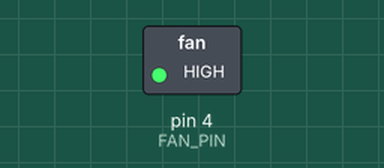
This program was run on a simulated Arduino Mega 2560, built with avr-gcc and run on an emulated ATmega2560. Shown: switched loads named in the program (green lamp = pin HIGH). Dashed ring = blinking.

Above: at 0.2 s.
Timing chart, 0 to 3.5 s (numbered marks = the images above):
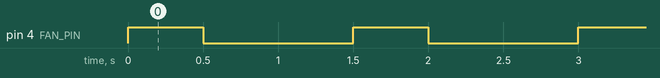

The program:

main.cpp
```cpp
#include <Arduino.h>
#include "../include/pins_creality_v114.h"
// put function declarations here:


void setup() {
  // put your setup code here, to run once:
pinMode(FAN_PIN, OUTPUT);
}

void loop() {
  digitalWrite(FAN_PIN, HIGH);   // turn the FAN_PIN on (HIGH is the voltage level)
  delay(500);                       // wait for a second
  digitalWrite(FAN_PIN, LOW);    // turn the FAN_PIN off by making the voltage LOW
  delay(1000);// put your main code here, to run repeatedly:
}
```

pins_creality_v114.h
```cpp
#ifndef PINS_CREALITY_V114_H
#define PINS_CREALITY_V114_H

// PORTB Pins
#define E0_DIR_PIN      (0)
#define E0_STEP_PIN     (1)
#define Z_DIR_PIN       (2)
#define Z_STEP_PIN      (3)
#define AVR_SS_PIN      (4)
#define FAN_PIN         (4)
#define SD_SS_PIN       (4)
#define AVR_MOSI_PIN    (5)
#define SD_MOSI_PIN     (5)
#define AVR_MISO_PIN    (6)
#define SD_MISO_PIN     (6)
#define AVR_SCK_PIN     (7)
#define SD_SCK_PIN      (7)

// PORTD Pins
#define RXD            (8)
#define TXD            (9)
#define BTN_EN2        (10)
#define BTN_EN1        (11)
#define HEATER_BED_PIN (12)
#define HEATER_0_PIN   (13)
#define E0_ENABLE_PIN  (14)
#define X_ENABLE_PIN   (14)
#define Y_ENABLE_PIN   (14)
#define X_STEP_PIN     (15)

// PORTC Pins
//#define BTN_ENC        (16)
//#define SCL            (16)
//#define LCD_PINS_ENABLE (17)
//#define SDA            (17)
#define X_MIN_PIN      (18)
#define X_STOP_PIN     (18)
#define Y_MIN_PIN      (19)
#define Y_STOP_PIN     (19)
#define Z_MIN_PIN      (20)
#define Z_STOP_PIN     (20)
#define X_DIR_PIN      (21)
#define Y_STEP_PIN     (22)
#define Y_DIR_PIN      (23)

// PORTA Pins
#define TEMP_0_PIN     (24)
#define TEMP_BED_PIN   (25)
#define Z_ENABLE_PIN   (26)
#define BEEPER_PIN     (27)
#define LCD_PINS_RS    (28)
#define LCD_PINS_D4    (30)
#define SDSS          (31)

#endif // PINS_CREALITY_V114_H


/**
  PIN:   0   Port: B0        E0_DIR_PIN                  protected
  PIN:   1   Port: B1        E0_STEP_PIN                 protected
  PIN:   2   Port: B2        Z_DIR_PIN                   protected
  PIN:   3   Port: B3        Z_STEP_PIN                  protected
  PIN:   4   Port: B4        AVR_SS_PIN                  protected
  .                          FAN_PIN                     protected
  .                       SD_SS_PIN                      protected
  PIN:   5   Port: B5        AVR_MOSI_PIN                Output = 1
  .                       SD_MOSI_PIN                    Output = 1
  PIN:   6   Port: B6        AVR_MISO_PIN                Input  = 0    TIMER3A   PWM:     0    WGM: 1    COM3A: 0    CS: 3    TCCR3A: 1    TCCR3B: 3    TIMSK3: 0
  .                       SD_MISO_PIN                    Input  = 0
  PIN:   7   Port: B7        AVR_SCK_PIN                 Output = 0    TIMER3B   PWM:     0    WGM: 1    COM3B: 0    CS: 3    TCCR3A: 1    TCCR3B: 3    TIMSK3: 0
  .                       SD_SCK_PIN                     Output = 0
  PIN:   8   Port: D0        RXD                         Input  = 1
  PIN:   9   Port: D1        TXD                         Input  = 0
  PIN:  10   Port: D2        BTN_EN2                     Input  = 1
  PIN:  11   Port: D3        BTN_EN1                     Input  = 1
  PIN:  12   Port: D4        HEATER_BED_PIN              protected
  PIN:  13   Port: D5        HEATER_0_PIN                protected
  PIN:  14   Port: D6        E0_ENABLE_PIN               protected
  .                          X_ENABLE_PIN                protected
  .                          Y_ENABLE_PIN                protected
  PIN:  15   Port: D7        X_STEP_PIN                  protected
  PIN:  16   Port: C0        BTN_ENC                     Input  = 1
  .                          SCL                         Input  = 1
  PIN:  17   Port: C1        LCD_PINS_ENABLE             Output = 0
  .                          SDA                         Output = 0
  PIN:  18   Port: C2        X_MIN_PIN                   protected
  .                          X_STOP_PIN                  protected
  PIN:  19   Port: C3        Y_MIN_PIN                   protected
  .                          Y_STOP_PIN                  protected
  PIN:  20   Port: C4        Z_MIN_PIN                   protected
  .                          Z_STOP_PIN                  protected
  PIN:  21   Port: C5        X_DIR_PIN                   protected
  PIN:  22   Port: C6        Y_STEP_PIN                  protected
  PIN:  23   Port: C7        Y_DIR_PIN                   protected
  PIN:  24   Port: A7        TEMP_0_PIN                  protected
  PIN:  25   Port: A6        TEMP_BED_PIN                protected
  PIN:  26   Port: A5        Z_ENABLE_PIN                protected
  PIN:  27   Port: A4        BEEPER_PIN                  Output = 0
  PIN:  28   Port: A3        LCD_PINS_RS                 Output = 0
  PIN:  29   Port: A2        <unused/unknown>            Input  = 0
  PIN:  30   Port: A1        LCD_PINS_D4                 Output = 1
  PIN:  31   Port: A0        SDSS                        Output = 1
*/

/**
 *    EXP1 Connector                      EXP1 as CR10 STOCKDISPLAY
 *        ------                                      ------
 *   PA4 | 1  2 | PC0                     BEEPER_PIN | 1  2 | BTN_ENC
 *   PD3 | 3  4 | RESET                      BTN_EN1 | 3  4 | RESET
 *   PD2   5  6 | PA1                        BTN_EN2   5  6 | LCD_PINS_D4     (ST9720 CLK)
 *   PA3 | 7  8 | PC1        (ST9720 CS) LCD_PINS_RS | 7  8 | LCD_PINS_ENABLE (ST9720 DAT)
 *   GND | 9 10 | 5V                             GND | 9 10 | 5V
 *        ------                                      ------
 */
```

Measured:
- by itself, pin 4 (FAN_PIN): alternates HIGH for 0.50 s and LOW for 1.0 s
